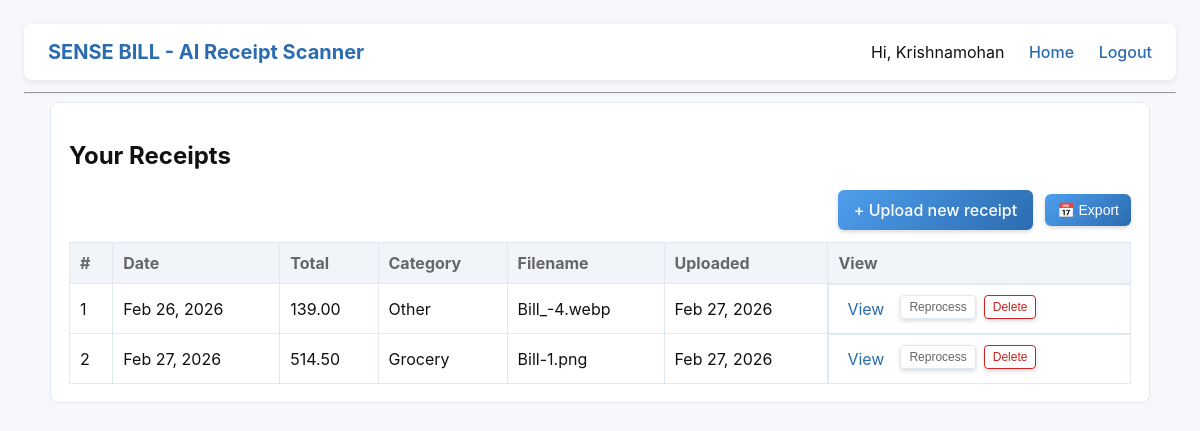
Screenshot of / (signed in) with the database file from the repository.
### app.py (models this page shows)
class User(db.Model):
    id = db.Column(db.Integer, primary_key=True)
    username = db.Column(db.String(150), unique=True, nullable=False)
    password_hash = db.Column(db.String(200), nullable=False)

class Receipt(db.Model):
    id = db.Column(db.Integer, primary_key=True)
    user_id = db.Column(db.Integer, nullable=False)
    filename = db.Column(db.String(300), nullable=False)
    date = db.Column(db.String(50))
    total = db.Column(db.String(50))
    bill_category = db.Column(db.String(100))
    raw_text = db.Column(db.Text)
    created_at = db.Column(db.DateTime, default=datetime.utcnow)

### app.py (the view)
@app.route("/")
def index():
    user = current_user()
    if not user:
        return redirect(url_for("login"))
    receipts = Receipt.query.filter_by(user_id=user.id).order_by(Receipt.id.asc()).all()
    return render_template("index.html", receipts=receipts, user=user)

### app.py (called while the page is built)
def current_user():
    uid = session.get("user_id")
    if not uid:
        return None
    return User.query.get(uid)

@app.template_filter('display_date')
def display_date(value):
    if not value:
        return ""
    if isinstance(value, str):
        for fmt in ('%Y-%m-%d', '%d/%m/%Y', '%d-%m-%Y', '%Y/%m/%d'):
            try:
                dt = datetime.strptime(value, fmt)
                break
            except Exception:
                dt = None
        if dt is None:
            try:
                dt = datetime.fromisoformat(value)
            except Exception:
                return value
    else:
        dt = value
    try:
        return dt.strftime('%b %d, %Y')
    except Exception:
        return str(value)

### templates/index.html (shortened to what this page needs)
{% extends 'base.html' %}
{% block content %}
  <h2>Your Receipts</h2>
  <div class="toolbar">
    <div class="toolbar-right">
      <a href="{{ url_for('upload') }}" class="btn btn-upload">+ Upload new receipt</a>
      <button id="export-btn" class="btn btn-export">📅 Export</button>
    </div>
  </div>
  {% if receipts %}
    <table>
      <thead><tr><th>#</th><th>Date</th><th>Total</th><th>Category</th><th>Filename</th><th>Uploaded</th><th>View</th></tr></thead>
      <tbody>
      {% for r in receipts %}
        <tr>
          <td>{{ loop.index }}</td>
          <td>{{ r.date|display_date }}</td>
          <td>{{ r.total }}</td>
          <td>{{ r.bill_category }}</td>
          <td>{{ r.filename }}</td>
          <td>{{ r.created_at|display_date }}</td>
          <td class="actions-cell">
            <a href="{{ url_for('receipt_view', rid=r.id) }}" class="action-link">View</a>
            <form method="post" action="{{ url_for('reprocess_receipt', rid=r.id) }}" style="display:inline" onsubmit="return confirm('Reprocess this receipt?');">
              <button type="submit" class="action-btn">Reprocess</button>
            </form>
            <form method="post" action="{{ url_for('delete_receipt', rid=r.id) }}" style="display:inline" onsubmit="return confirm('Delete this receipt?');">
              <button type="submit" class="action-btn delete-btn">Delete</button>
            </form>
          </td>
        </tr>
      {% endfor %}
      </tbody>
    </table>
  {% else %}
    <p>No receipts yet.</p>
  {% endif %}
{% endblock %}

### templates/base.html (shortened to what this page needs)
<!doctype html>
<html lang="en">
  <head>
    <link rel="stylesheet" href="{{ url_for('static', filename='styles.css') }}">
  </head>
  <body>
    <header>
      <h1>SENSE BILL - AI Receipt Scanner</h1>
      <nav>
        {% if user %}
          <span>Hi, {{ user.username }}</span>
          <a href="{{ url_for('index') }}">Home</a>
          <a href="{{ url_for('logout') }}">Logout</a>
        {% else %}
          <a href="{{ url_for('login') }}">Login</a>
          <a href="{{ url_for('register') }}">Register</a>
        {% endif %}
      </nav>
    </header>
    <hr>
    <div class="container">
      <main>
        {% block content %}{% endblock %}
      </main>
    </div>
  </body>
</html>

### static/styles.css (style rules this page uses)
:root { --bg:#f7f8fb; --card:#ffffff; --accent:#2b6cb0; --muted:#666; --border:#e2e8f0; --success:#38a169; --error:#e53e3e; --warning:#d69e2e; --info:#3182ce; }
* { box-sizing:border-box }
body { font-family:Inter,Segoe UI,Arial,Helvetica,sans-serif; background:var(--bg); color:#111; margin:0; padding:24px; }
.container { max-width:1100px;margin:0 auto }
header { display:flex;justify-content:space-between;align-items:center;margin-bottom:12px;padding:16px 24px;background:var(--card);border-radius:8px;box-shadow:0 2px 6px rgba(0,0,0,0.08); }
header h1 { font-size:20px;margin:0;color:var(--accent) }
nav a { margin-left:20px;color:var(--accent);text-decoration:none;font-weight:500;transition:color .2s,background .2s; }
main { background:var(--card);padding:18px;border-radius:8px;border:1px solid var(--border) }
.toolbar { display:flex;justify-content:space-between;align-items:center;margin-bottom:12px;gap:12px }
.toolbar-right { display:flex;gap:12px;align-items:center }
.btn-export { background:var(--accent);padding:8px 14px;font-size:14px }
button, .btn, .action-link, .action-btn { position:relative;overflow:hidden;transition:.3s }
button { background:linear-gradient(135deg, #4f9eed 0%, #2b6cb0 100%);color:#fff;border:none;padding:8px 12px;border-radius:6px;cursor:pointer;box-shadow:0 2px 4px rgba(0,0,0,0.15); }
.btn { display:inline-block;background:linear-gradient(135deg, #4f9eed 0%, #2b6cb0 100%);color:#fff;text-decoration:none;padding:8px 12px;border-radius:6px;cursor:pointer;font-weight:500;box-shadow:0 2px 4px rgba(0,0,0,0.15) }
.btn-upload { background:linear-gradient(135deg, #4f9eed 0%, #2b6cb0 100%);padding:10px 16px }
.actions-cell { display:flex;gap:8px;flex-wrap:wrap }
.action-link { color:var(--accent);text-decoration:none;padding:4px 8px;border-radius:4px }
.action-btn { background:none;border:1px solid var(--border);color:var(--muted);padding:4px 8px;border-radius:4px;font-size:12px;cursor:pointer }
.delete-btn { color:#c22;border-color:#c22 }
table { width:100%;border-collapse:collapse;margin-top:12px }
th,td { border:1px solid var(--border);padding:10px;text-align:left }
th { background:#f1f5f9;color:var(--muted) }

### rows the page displays
User: username "Krishnamohan"
Receipt: date|display_date "Feb 26, 2026", total "139.00", bill_category "Other", filename "Bill_-4.webp", created_at|display_date "Feb 27, 2026"
Receipt: date|display_date "Feb 27, 2026", total "514.50", bill_category "Grocery", filename "Bill-1.png", created_at|display_date "Feb 27, 2026"
